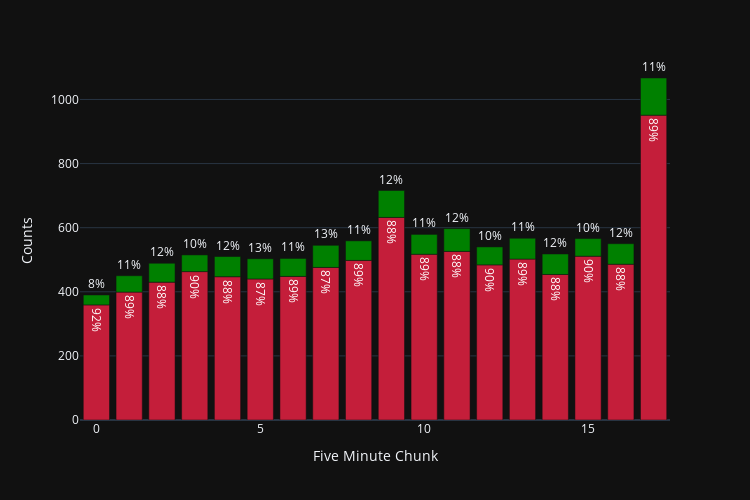
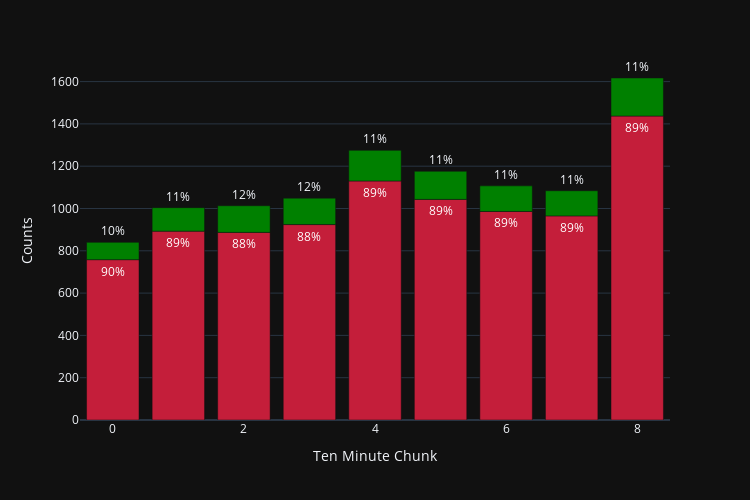
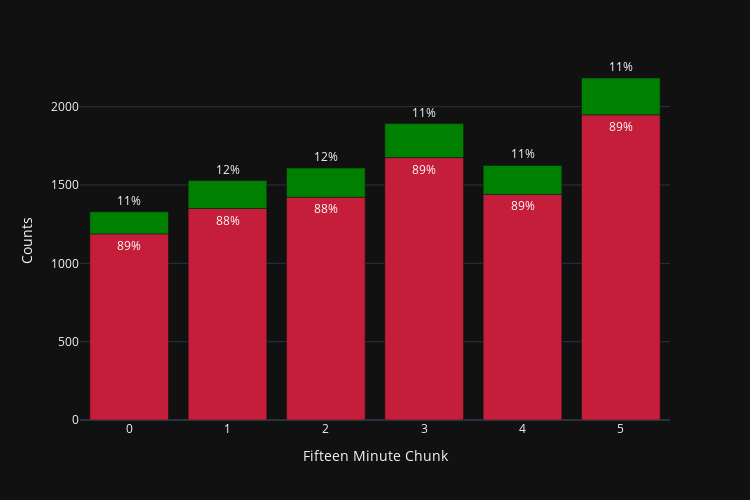

The notebook cell saved with these charts, in order:
### Code cell
s = shots_x
s['isGoal'] = shots_y

five = feature_hist(s, 'five_minute_chunk', 500, 750, 'Five Minute Chunk')
ten = feature_hist(s, 'ten_minute_chunk', 500, 750, 'Ten Minute Chunk')
fifteen = feature_hist(s, 'fifteen_minute_chunk', 500, 750, 'Fifteen Minute Chunk')
half = feature_hist(s, 'match_half', 500, 750, 'Match Half')

five.show()
ten.show()
fifteen.show()
half.show()

### Figure 1 — Plotly figure (JSON) as saved in the notebook; plotly's stock layout.template omitted (floating-point values rounded to 4 significant figures)
{"data": [{"alignmentgroup": "True", "hovertemplate": "isGoal=False<br>Five Minute Chunk=%{x}<br>Counts=%{y}<br>text=%{text}<extra></extra>", "legendgroup": "False", "marker": {"color": "#C41E3A", "pattern": {"shape": ""}}, "name": "False", "offsetgroup": "False", "orientation": "v", "showlegend": true, "text": ["92%", "89%", "88%", "90%", "88%", "87%", "89%", "87%", "89%", "88%", "89%", "88%", "90%", "89%", "88%", "90%", "88%", "89%"], "textposition": "outside", "type": "bar", "x": [0, 1, 2, 3, 4, 5, 6, 7, 8, 9, 10, 11, 12, 13, 14, 15, 16, 17], "xaxis": "x", "y": [359, 399, 430, 463, 447, 440, 448, 476, 498, 632, 517, 526, 484, 502, 454, 511, 486, 951], "yaxis": "y"}, {"alignmentgroup": "True", "hovertemplate": "isGoal=True<br>Five Minute Chunk=%{x}<br>Counts=%{y}<br>text=%{text}<extra></extra>", "legendgroup": "True", "marker": {"color": "#008000", "pattern": {"shape": ""}}, "name": "True", "offsetgroup": "True", "orientation": "v", "showlegend": true, "text": ["8%", "11%", "12%", "10%", "12%", "13%", "11%", "13%", "11%", "12%", "11%", "12%", "10%", "11%", "12%", "10%", "12%", "11%"], "textposition": "outside", "type": "bar", "x": [0, 1, 2, 3, 4, 5, 6, 7, 8, 9, 10, 11, 12, 13, 14, 15, 16, 17], "xaxis": "x", "y": [31, 51, 59, 52, 63, 63, 56, 69, 61, 84, 62, 71, 56, 65, 64, 55, 64, 116], "yaxis": "y"}], "layout": {"barmode": "relative", "height": 500, "legend": {"title": {"text": "isGoal"}, "tracegroupgap": 0}, "margin": {"t": 60}, "showlegend": false, "uniformtext": {"minsize": 7, "mode": "show"}, "width": 750, "xaxis": {"anchor": "y", "autorange": true, "domain": [0, 1], "range": [-0.5, 17.5], "title": {"text": "Five Minute Chunk"}, "type": "linear"}, "yaxis": {"anchor": "x", "autorange": true, "domain": [0, 1], "range": [0, 1123.0], "title": {"text": "Counts"}, "type": "linear"}}}

### Figure 2 — Plotly figure (JSON) as saved in the notebook; plotly's stock layout.template omitted (floating-point values rounded to 4 significant figures)
{"data": [{"alignmentgroup": "True", "hovertemplate": "isGoal=False<br>Ten Minute Chunk=%{x}<br>Counts=%{y}<br>text=%{text}<extra></extra>", "legendgroup": "False", "marker": {"color": "#C41E3A", "pattern": {"shape": ""}}, "name": "False", "offsetgroup": "False", "orientation": "v", "showlegend": true, "text": ["90%", "89%", "88%", "88%", "89%", "89%", "89%", "89%", "89%"], "textposition": "outside", "type": "bar", "x": [0, 1, 2, 3, 4, 5, 6, 7, 8], "xaxis": "x", "y": [758, 893, 887, 924, 1130, 1043, 986, 965, 1437], "yaxis": "y"}, {"alignmentgroup": "True", "hovertemplate": "isGoal=True<br>Ten Minute Chunk=%{x}<br>Counts=%{y}<br>text=%{text}<extra></extra>", "legendgroup": "True", "marker": {"color": "#008000", "pattern": {"shape": ""}}, "name": "True", "offsetgroup": "True", "orientation": "v", "showlegend": true, "text": ["10%", "11%", "12%", "12%", "11%", "11%", "11%", "11%", "11%"], "textposition": "outside", "type": "bar", "x": [0, 1, 2, 3, 4, 5, 6, 7, 8], "xaxis": "x", "y": [82, 111, 126, 125, 145, 133, 121, 119, 180], "yaxis": "y"}], "layout": {"barmode": "relative", "height": 500, "legend": {"title": {"text": "isGoal"}, "tracegroupgap": 0}, "margin": {"t": 60}, "showlegend": false, "uniformtext": {"minsize": 7, "mode": "show"}, "width": 750, "xaxis": {"anchor": "y", "autorange": true, "domain": [0, 1], "range": [-0.5, 8.5], "title": {"text": "Ten Minute Chunk"}, "type": "linear"}, "yaxis": {"anchor": "x", "autorange": true, "domain": [0, 1], "range": [0, 1702.0], "title": {"text": "Counts"}, "type": "linear"}}}

### Figure 3 — Plotly figure (JSON) as saved in the notebook; plotly's stock layout.template omitted (floating-point values rounded to 4 significant figures)
{"data": [{"alignmentgroup": "True", "hovertemplate": "isGoal=False<br>Fifteen Minute Chunk=%{x}<br>Counts=%{y}<br>text=%{text}<extra></extra>", "legendgroup": "False", "marker": {"color": "#C41E3A", "pattern": {"shape": ""}}, "name": "False", "offsetgroup": "False", "orientation": "v", "showlegend": true, "text": ["89%", "88%", "88%", "89%", "89%", "89%"], "textposition": "outside", "type": "bar", "x": [0, 1, 2, 3, 4, 5], "xaxis": "x", "y": [1188, 1350, 1422, 1675, 1440, 1948], "yaxis": "y"}, {"alignmentgroup": "True", "hovertemplate": "isGoal=True<br>Fifteen Minute Chunk=%{x}<br>Counts=%{y}<br>text=%{text}<extra></extra>", "legendgroup": "True", "marker": {"color": "#008000", "pattern": {"shape": ""}}, "name": "True", "offsetgroup": "True", "orientation": "v", "showlegend": true, "text": ["11%", "12%", "12%", "11%", "11%", "11%"], "textposition": "outside", "type": "bar", "x": [0, 1, 2, 3, 4, 5], "xaxis": "x", "y": [141, 178, 186, 217, 185, 235], "yaxis": "y"}], "layout": {"barmode": "relative", "height": 500, "legend": {"title": {"text": "isGoal"}, "tracegroupgap": 0}, "margin": {"t": 60}, "showlegend": false, "uniformtext": {"minsize": 7, "mode": "show"}, "width": 750, "xaxis": {"anchor": "y", "autorange": true, "domain": [0, 1], "range": [-0.5, 5.5], "title": {"text": "Fifteen Minute Chunk"}, "type": "linear"}, "yaxis": {"anchor": "x", "autorange": true, "domain": [0, 1], "range": [0, 2298.0], "title": {"text": "Counts"}, "type": "linear"}}}
